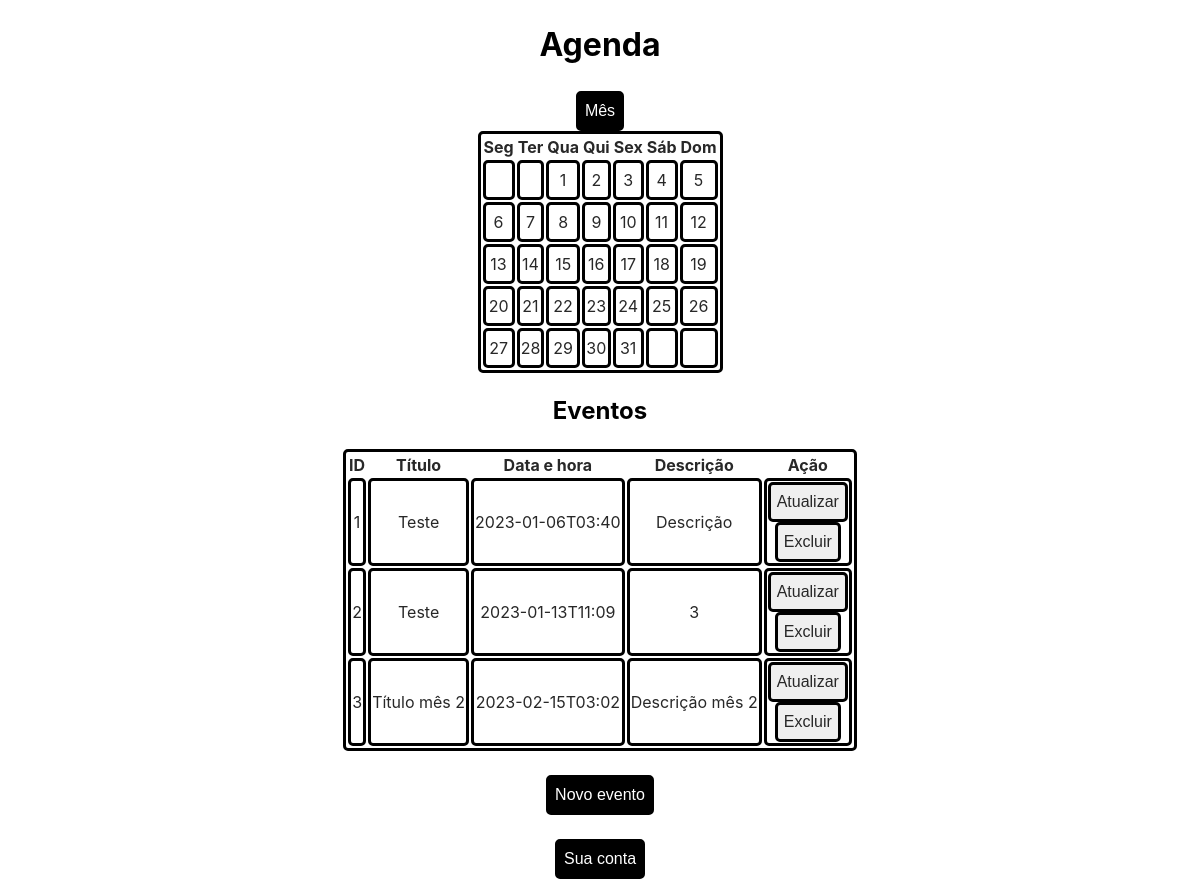
The app's page /start (signed in), older data.
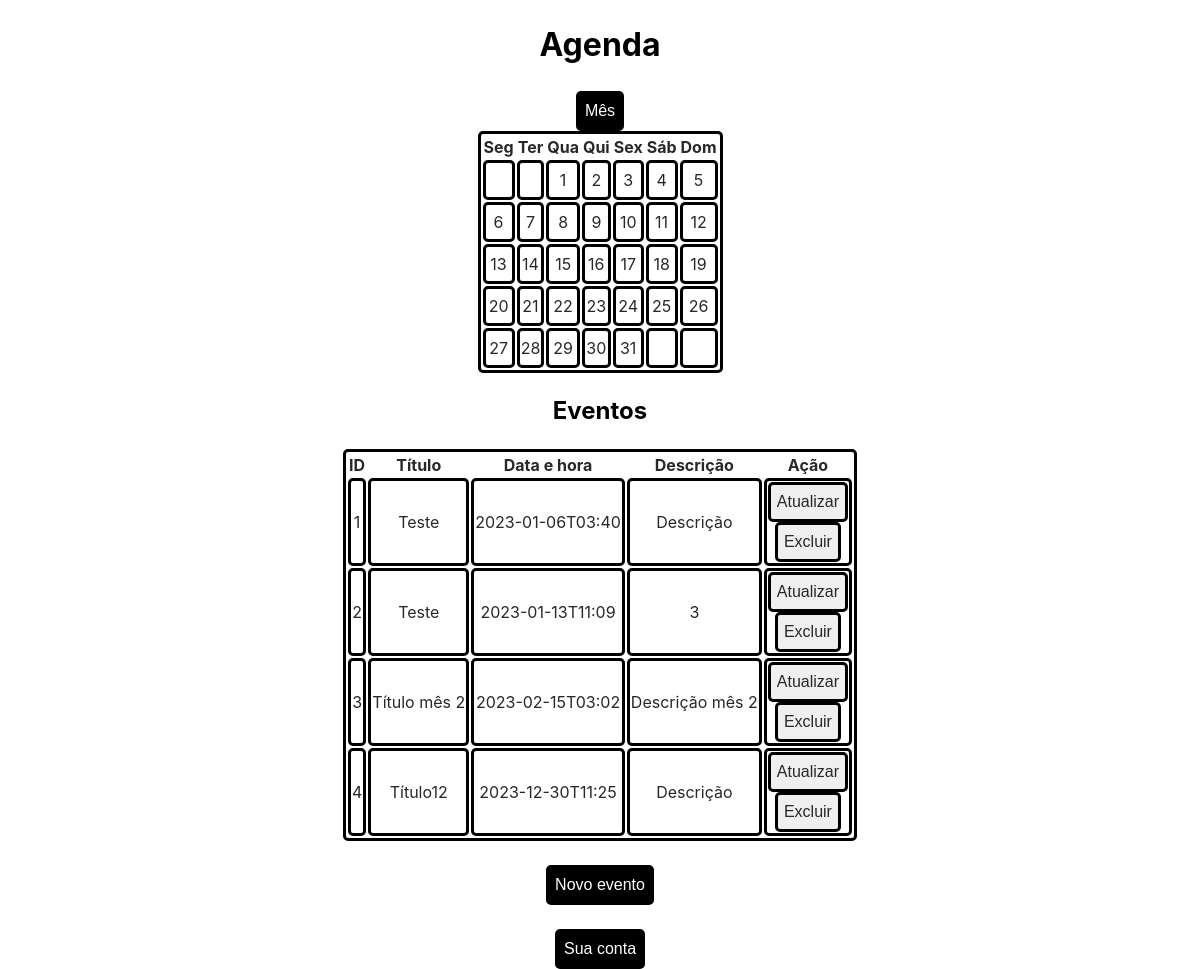
The same page, newer data.
### tables this page shows
CREATE TABLE "eventos" (
	"id"	integer,
	"titulo"	VARCHAR(100) NOT NULL,
	"data_hora"	VARCHAR(20) NOT NULL,
	"descricao"	VARCHAR(500) NOT NULL,
	PRIMARY KEY("id" AUTOINCREMENT)
);

### app.py (the view)
@app.route('/start', methods=['GET', 'POST'])
@login_required
def start():
    eventos = retrieve_events()
    return render_template('start.html', eventos=eventos)

### app.py (called while the page is built)
@login_manager.user_loader
def load_user(user_id):
    return User.query.get(int(user_id))

def retrieve_events():
    con = sql.connect("agenda.db")
    cur = con.cursor()
    cur.execute("SELECT titulo,data_hora,descricao FROM eventos")
    eventos = cur.fetchall()
    con.close()
    return eventos

### templates/start.html (shortened to what this page needs)
<!DOCTYPE html>
<html lang="en">
<head>
    <link href="../static/css/main.css" rel="stylesheet" type="text/css" media="all">
</head>
<body>
    <h1 style="text-align:center;">Agenda </h1>
    <table align="center">
    <caption>        <form action="/events/1/2023">
            <button type="submit" style="background-color: black"><a style="color: white">Mês</a></button>
        </form></caption>
    <tr>
      <th>Seg</th>
      <th>Ter</th>
      <th>Qua</th>
      <th>Qui</th>
      <th>Sex</th>
      <th>Sáb</th>
      <th>Dom</th>
    </tr>
    <tr>
      <td></td>
      <td></td>
      <td>1</td>
      <td>2</td>
      <td>3</td>
      <td>4</td>
      <td>5</td>
    </tr>
    <tr>
      <td>6</td>
      <td>7</td>
      <td>8</td>
      <td>9</td>
      <td>10</td>
      <td>11</td>
      <td>12</td>
    </tr>
    <tr>
      <td>13</td>
      <td>14</td>
      <td>15</td>
      <td>16</td>
      <td>17</td>
      <td>18</td>
      <td>19</td>
    </tr>
    <tr>
      <td>20</td>
      <td>21</td>
      <td>22</td>
      <td>23</td>
      <td>24</td>
      <td>25</td>
      <td>26</td>
    </tr>
    <tr>
      <td>27</td>
      <td>28</td>
      <td>29</td>
      <td>30</td>
      <td>31</td>
      <td></td>
      <td></td>
    </tr>
  </table>
    <div class="eventos" align="center">
      <h2>Eventos</h2>
          <table>
            <thead>
              <tr>
                  <th>ID</th>
                <th>Título</th>
                <th>Data e hora</th>
                <th>Descrição</th>
                  <th>Ação</th>
              </tr>
            </thead>
            <tbody>
                    {%for evento in eventos%}
                      <tr>
                        <td>{{ loop.index }}</td><td>{{ evento[0] }}</td><td>{{ evento[1] }}</td><td>{{ evento[2] }}</td>
                        <td>
                            <form method="GET" action="{{url_for('update_event', event_id=loop.index)}}">
                            <input type="submit" value="Atualizar" >
                          </form>
                          <form method="POST" action="/remove/{{ loop.index }}">
                            <input type="submit" value="Excluir" onclick="return confirm('Tem certeza que deseja excluir este evento?');">
                          </form>
                        </td>
                      </tr>
                    {%endfor%}
            </tbody>
          </table>
    <br>
        <form action="/insert">
            <button type="submit" style="background-color: black"><a style="color: white">Novo evento</a></button>
        </form>
        <br>
        <form method="POST" action="/settings">
            <button type="submit" style="background-color: black"><a style="color: white">Sua conta</a></button>
        </form>
    </div>
</body>
</html>

### static/css/main.css (style rules this page uses)
html { font-family: -apple-system, BlinkMacSystemFont, "Segoe UI", Roboto, Helvetica, Arial, sans-serif, "Apple Color Emoji", "Segoe UI Emoji", "Segoe UI Symbol"; line-height:1.5; font-size:1em; }
body { text-align: center; align-items: center; justify-content: center; }
html, body { height:100%; }
input,table,td, button { border: 3px solid #000; border-radius: 5px; height: 40px; line-height: normal; color: #282828; box-sizing: border-box; user-select: auto; font-size: 16px; text-align: center; }
::placeholder { color:#cbd0d5; }

Row changes from the older to the newer data that the page shows:
added eventos: titulo "Título12", data_hora "2023-12-30T11:25", descricao "Descrição"
